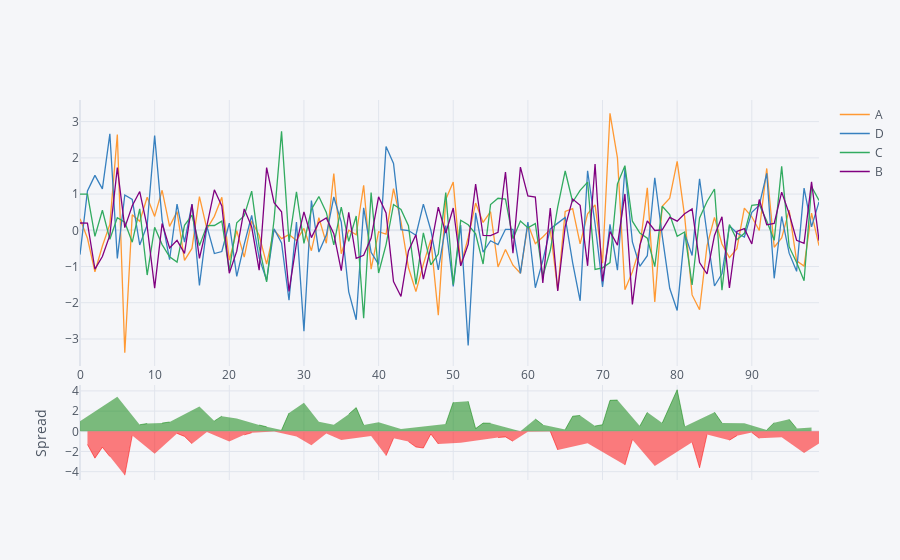

Notebook code cell kept with this figure:
### Markdown cell above
**Spread plots**

### Code cell
df[['A','D','C','B']].iplot(kind='spread')
